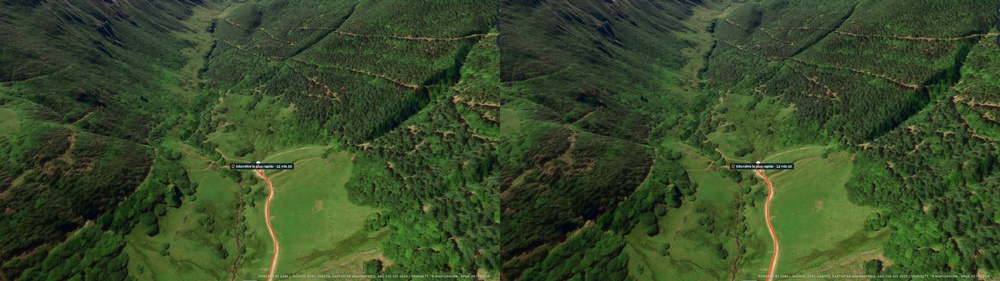
#> input picture handover/default-look/images/avant-apres-atm-1.jpg, 1000 x 281 px, shrunk from 2000 x 562 before the run
$ python stats.py ../images/avant-apres-atm-1.jpg
#> lines starting #> are read from the running program, lines starting #| are printed output that depends on the picture
import sys
from PIL import Image, ImageStat
for f in sys.argv[1:]:
    im = Image.open(f).convert('RGB')
#> im is the input picture: PIL image 1000x281 RGB; mean R, G, B 56.3, 74.4, 40.6
    w, h = im.size
#> w = 1000; h = 281
    g = im.convert('L')
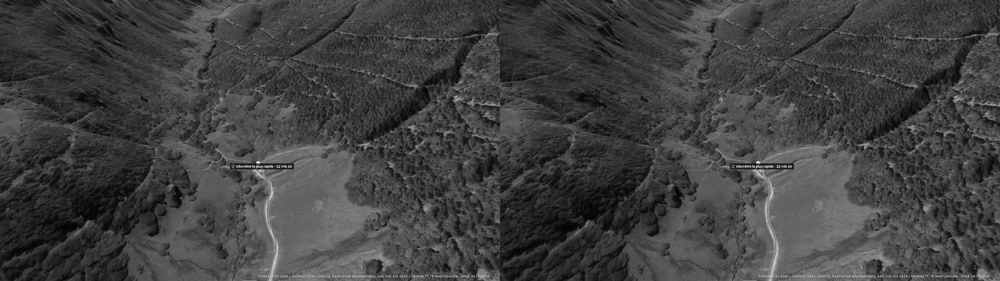
#> g: PIL image 1000x281 L; min 1, max 254, mean 65.1
    corner = ImageStat.Stat(g.crop((0, 0, w // 8, h // 8))).mean[0]
#> corner = 48.09
    centre = ImageStat.Stat(g.crop((w * 3 // 8, h * 3 // 8, w * 5 // 8, h * 5 // 8))).mean[0]
#> centre = 57.32
    sat = ImageStat.Stat(im.convert('HSV').split()[1]).mean[0]
#> sat = 115.9
    print(f.split('/')[-1], 'corner %.2f centre %.2f meanSaturation %.2f' % (corner, centre, sat))
#| avant-apres-atm-1.jpg corner 48.09 centre 57.32 meanSaturation 115.90

$ run again, on handover/default-look/images/avant-apres-atm-3.jpg
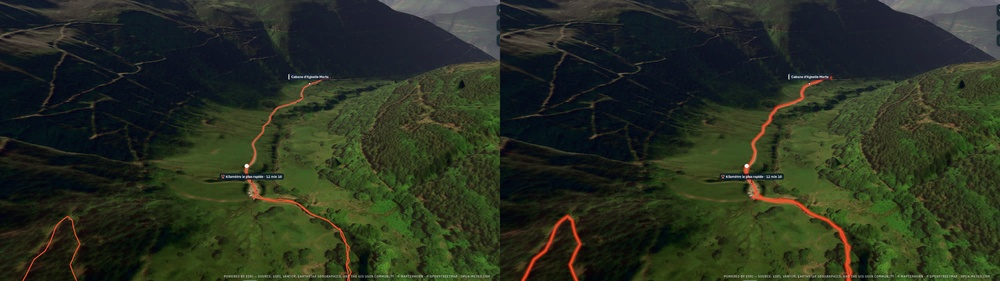
#> input picture handover/default-look/images/avant-apres-atm-3.jpg, 1000 x 281 px, shrunk from 2000 x 562 before the run
#> im is the input picture: PIL image 1000x281 RGB; mean R, G, B 40.9, 48.2, 32.8
#> `g = im.convert('L')`:
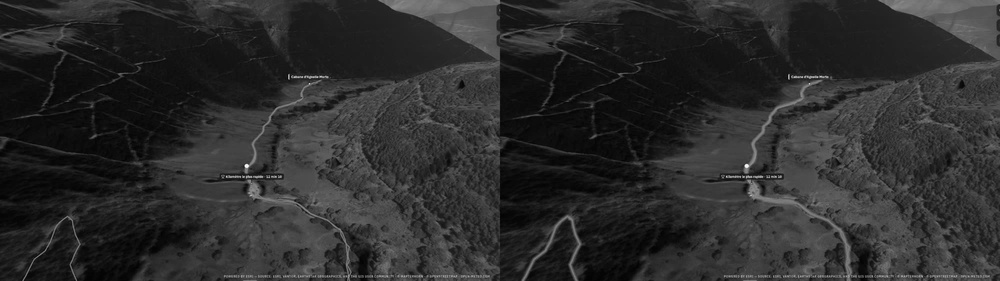
#> g: PIL image 1000x281 L; min 1, max 253, mean 44.3
#> corner = 40.44
#> centre = 36.08
#> sat = 124.9
#| avant-apres-atm-3.jpg corner 40.44 centre 36.08 meanSaturation 124.90

$ run again, on handover/default-look/images/avant-apres-noatm-2.jpg
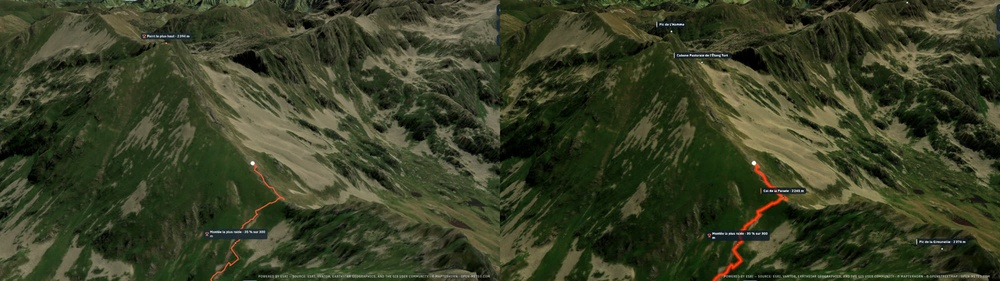
#> input picture handover/default-look/images/avant-apres-noatm-2.jpg, 1000 x 281 px, shrunk from 2000 x 562 before the run
#> im is the input picture: PIL image 1000x281 RGB; mean R, G, B 56.7, 62.8, 37.6
#> `g = im.convert('L')`:
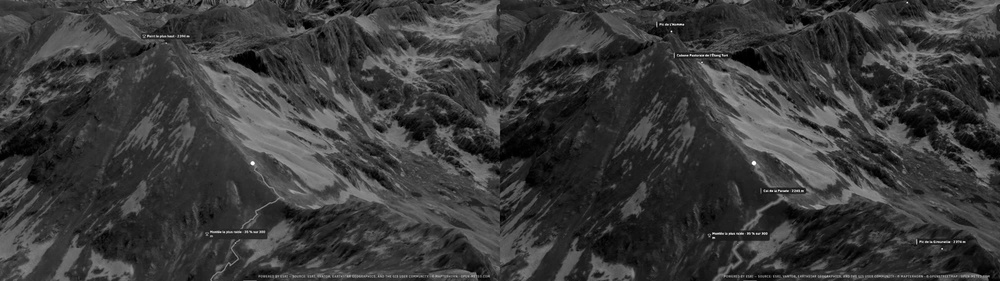
#> g: PIL image 1000x281 L; min 0, max 254, mean 58.1
#> corner = 69.48
#> centre = 46.05
#> sat = 120
#| avant-apres-noatm-2.jpg corner 69.48 centre 46.05 meanSaturation 120.00
